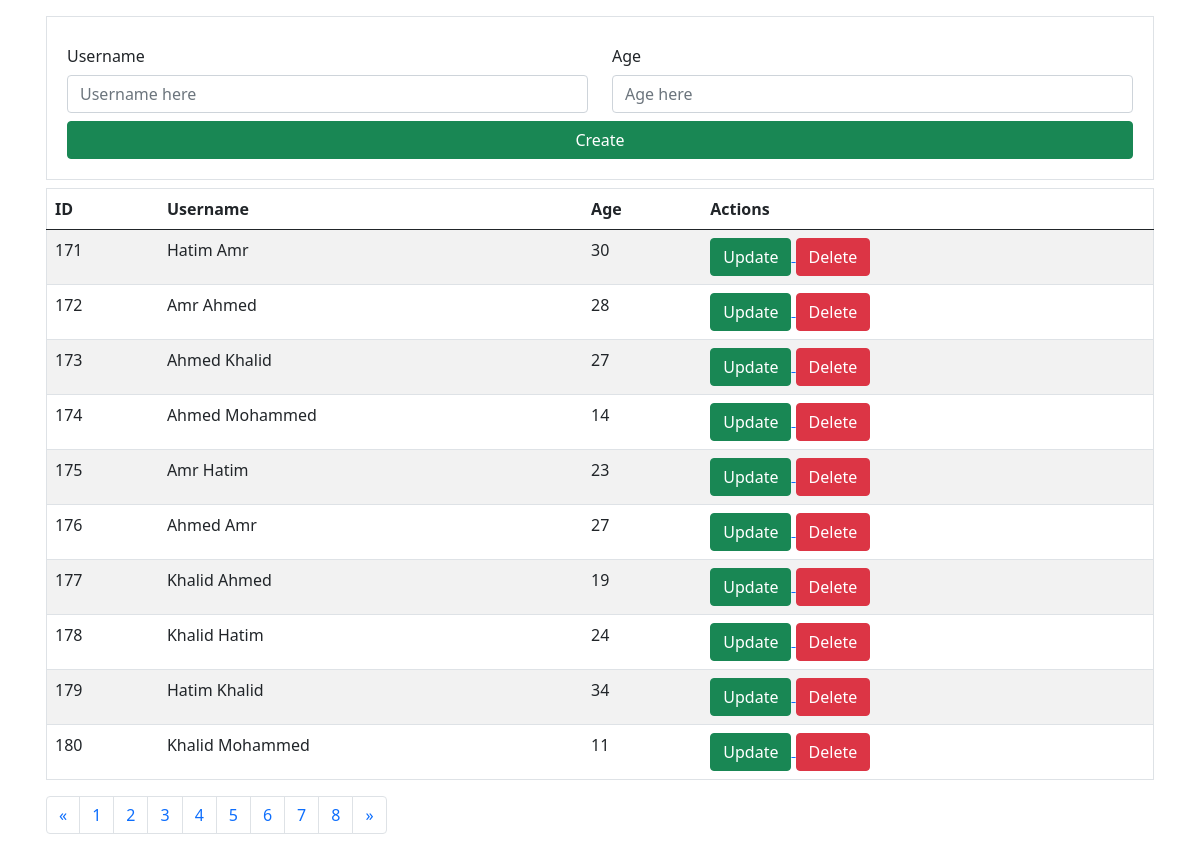
/index.php?page=1, run on the app's committed database.
### tables this page shows
CREATE TABLE `users` (
  `id` int(11) NOT NULL AUTO_INCREMENT,
  `username` varchar(50) DEFAULT NULL,
  `age` int(11) DEFAULT NULL,
  PRIMARY KEY (`id`)
);

### query.php (called while the page is built, shortened)
<?php
function query($sql_query, $conn) {
    $result = $conn->query($sql_query);
    return $result;
}

### read.php (called while the page is built)
<?php
function readPage($page, $records_per_page) {
    require_once 'db_connect.php';
    require_once 'query.php';
    $data = [];
    $success = false;
    $total_records = mysqli_fetch_array(query("SELECT COUNT(*) FROM users", $conn))[0];
    $total_pages = 0;
    if (isset($page) && isset($records_per_page)) {
        $success = true;
        $records_per_page = $records_per_page;
        $total_pages = ceil($total_records / $records_per_page);
        $page = max(min($page, $total_pages - 1), 0);
        $data = query("SELECT * FROM users ORDER BY id LIMIT " . $records_per_page . " OFFSET " . $page * $records_per_page, $conn);
    }
    return [
        'success' => $success,
        'data' => $data,
        'current_page' => $page,
        'total_records' => $total_records,
        'total_pages' => $total_pages
    ];
}

### index.php (the view, shortened to what this page needs)
<?php
include 'read.php';
$page = 0;
$records_per_page = 10;
$data = [];
$total_pages = 0;
if ($_SERVER["REQUEST_METHOD"] == "GET") {
    if (isset($_GET['page']))
        $page = $_GET['page'];
    $api_data = readPage($page, $records_per_page);
    $data = $api_data['data'];
    $page = $api_data['current_page'];
    $total_pages = $api_data['total_pages'];
}
$pages_in_nav = min($total_pages, 8);
$pagination_start = min(max(0, ceil($page - $pages_in_nav / 2)), $total_pages - $pages_in_nav);
?>
<!DOCTYPE html>
<html lang="en">
<head>
    <link href="https://cdn.jsdelivr.net/npm/bootstrap@5.0.2/dist/css/bootstrap.min.css" rel="stylesheet"
>
</head>
<body>
    <div class="container p-3">
        <form action="create.php">
            <div class="container p-3 border mb-2">
                <div class="row gx-4 p-1">
                    <div class="col">
                        <label for="username" class="col-form-label">Username</label>
                        <input class="form-control" type="text" aria-label="default input example" name="username"
                            id="username" placeholder="Username here">
                    </div>
                    <div class="col">
                        <label for="age" class="col-form-label">Age</label>
                        <input class="form-control" type="number" aria-label="default input example" name="age" id="age"
                            placeholder="Age here">
                    </div>
                </div>
                <div class="row gx-4 p-1">
                    <div class="col gx-4 d-grid">
                        <button type="submit" class="btn btn-primary btn-success">Create</button>
                    </div>
                </div>
            </div>
        </form>
        <table class="table table-striped p-3 border">
            <thead>
                <tr>
                    <th>ID</th>
                    <th>Username</th>
                    <th>Age</th>
                    <th>Actions</th>
                </tr>
            </thead>
            <tbody>
                <?php while ($row = mysqli_fetch_array($data)) { ?>
                <tr>
                    <td>
                        <?= $row['id'] ?>
                    </td>
                    <td>
                        <?= $row['username'] ?>
                    </td>
                    <td>
                        <?= $row['age'] ?>
                    </td>
                    <td>
                        <a href="update.php?id=<?= $row['id'] ?>">
                            <button type="button" class="btn btn-success">Update</button>
                        </a>
                        <a href="delete.php?id=<?= $row['id'] ?>">
                            <button type="button" class="btn btn-danger">Delete</button>
                        </a>
                    </td>
                </tr>
                <?php } ?>
            </tbody>
        </table>
        <nav aria-label="Page navigation example">
            <ul class="pagination">
                <li class="page-item">
                    <a class="page-link" href="index.php?page=<?= max($page - 1, 0) ?>" aria-label="Previous">
                        <span aria-hidden="true">&laquo;</span>
                    </a>
                </li>
                <?php for($page_counter = $pagination_start; $page_counter < $pagination_start + $pages_in_nav; $page_counter = $page_counter + 1) { ?>
                <li class="page-item"><a class="page-link" href="index.php?page=<?= max(0, $page_counter) ?>">
                        <?= $page_counter + 1 ?>
                    </a></li>
                <?php } ?>
                <li class="page-item">
                    <a class="page-link" href="index.php?page=<?= min($page + 1, $total_pages - 1) ?>"
                        aria-label="Next">
                        <span aria-hidden="true">&raquo;</span>
                    </a>
                </li>
            </ul>
        </nav>
    </div>
</body>
</html>

### data on the page
users: id "171", username "Hatim Amr", age "30"
users: id "172", username "Amr Ahmed", age "28"
users: id "173", username "Ahmed Khalid", age "27"
users: id "174", username "Ahmed Mohammed", age "14"
users: id "175", username "Amr Hatim", age "23"
users: id "176", username "Ahmed Amr", age "27"
users: id "177", username "Khalid Ahmed", age "19"
users: id "178", username "Khalid Hatim", age "24"
users: id "179", username "Hatim Khalid", age "34"
users: id "180", username "Khalid Mohammed", age "11"

### other printed values
$page_counter + 1 "1"
$page_counter + 1 "2"
$page_counter + 1 "3"
$page_counter + 1 "4"
$page_counter + 1 "5"
$page_counter + 1 "6"
$page_counter + 1 "7"
$page_counter + 1 "8"
